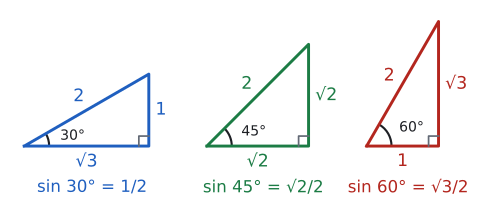

Generate this figure with Python:
import sys; sys.path.insert(0, "tools")
from cizim import *

def uz(P, Q): return round(float(np.linalg.norm(np.asarray(P, float) - np.asarray(Q, float))), 3)
def kenar(ax, P, Q, metin, G, d=0.35, renk=YAZI, fs=13):
    """[PQ] kenarının ortasına, G noktasından uzak tarafa etiket."""
    P, Q = np.asarray(P, float), np.asarray(Q, float); M = (P + Q) / 2
    u = (Q - P) / np.linalg.norm(Q - P); v = np.array([-u[1], u[0]])
    if np.dot(v, M - np.asarray(G, float)) < 0: v = -v
    ax.text(*(M + d * v), metin, ha="center", va="center", color=renk, fontsize=fs)
def dik(ax, K, P, Q, s=0.25, renk=SOLUK):
    """K köşesinde KP ile KQ arasındaki dik açı işareti."""
    K, P, Q = (np.asarray(t, float) for t in (K, P, Q))
    u = (P - K) / np.linalg.norm(P - K) * s; v = (Q - K) / np.linalg.norm(Q - K) * s
    ax.plot(*zip(K + u, K + u + v, K + v), color=renk, lw=1.3)
def aci_olc(K, P, Q):
    K = np.asarray(K, float); u, v = np.asarray(P, float) - K, np.asarray(Q, float) - K
    return round(float(np.degrees(np.arccos(np.dot(u, v) / np.linalg.norm(u) / np.linalg.norm(v)))), 3)

# Hipotenüsü 2 olan üç dik üçgen: 30°, 45°, 60°. Karşı kenarlar 1, √2, √3; komşu kenarlar √3, √2, 1.
k = 1.3
fig, ax = sekil(6.2, 3.4); ax.set_aspect("equal"); ax.axis("off")
x0 = 0.0
for derece, kars, koms, renk in ((30, "1", "√3", MAVI), (45, "√2", "√2", YESIL), (60, "√3", "1", KIRMIZI)):
    t = np.radians(derece)
    O = np.array([x0, 0.0]); P = O + 2 * k * np.array([np.cos(t), np.sin(t)]); Q = np.array([P[0], 0.0])
    print(derece, "karşı", uz(P, Q) / k, "komşu", uz(O, Q) / k, "hip", uz(O, P) / k, "açı", aci_olc(O, P, Q))
    ax.plot(*zip(O, Q, P, O), color=renk)
    dik(ax, Q, O, P, s=0.18)
    G0 = (O + P + Q) / 3
    kenar(ax, O, P, "2", G0, d=0.28, renk=renk)
    ax.text(P[0] + 0.12, P[1] / 2, kars, color=renk, fontsize=13, ha="left", va="center")
    ax.text((O[0] + Q[0]) / 2, -0.28, koms, color=renk, fontsize=13, ha="center", va="center")
    aci(ax, O, Q, P, r=0.45, ad="", renk=YAZI)
    ax.text(O[0] + 0.62 * np.cos(t / 2) + 0.05, 0.62 * np.sin(t / 2) + 0.02, f"{derece}°", fontsize=10.5, color=YAZI, ha="left", va="center")
    ax.text((O[0] + Q[0]) / 2 + 0.1, -0.75, f"sin {derece}° = {kars}/2", color=renk, fontsize=12.5, ha="center", va="center")
    x0 = Q[0] + 1.05
ax.set_xlim(-0.3, x0 - 0.5); ax.set_ylim(-1.05, 2 * k * np.sin(np.radians(60)) + 0.25)
kaydet(fig, __file__)
